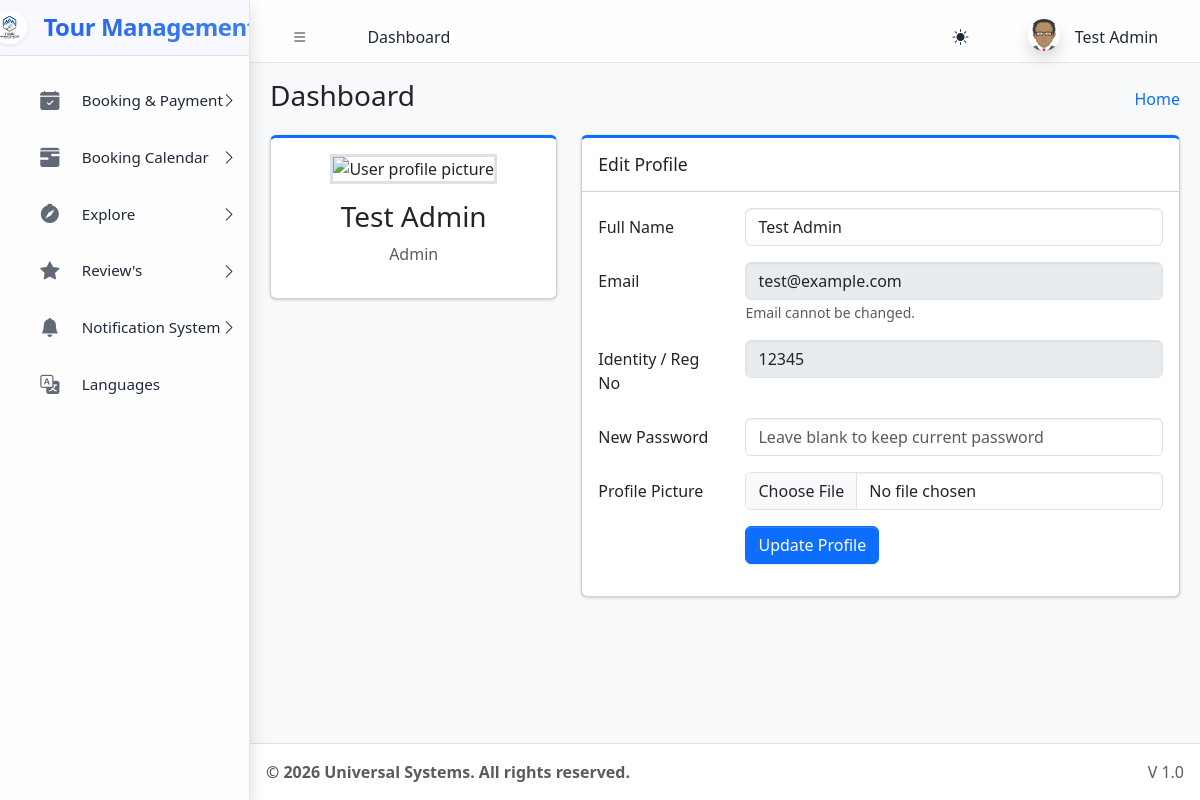
Screenshot of /profile.php (signed in) with the database file from the repository.
### tables this page shows
CREATE TABLE `sys_pages` (
  `id` int(11) NOT NULL,
  `parent_id` int(11) DEFAULT 0,
  `page_name` varchar(100) NOT NULL,
  `page_url` varchar(255) DEFAULT '#',
  `icon_class` varchar(50) DEFAULT 'bi bi-circle',
  `sort_order` int(11) DEFAULT 0
);

CREATE TABLE `users` (
  `id` int(11) NOT NULL,
  `name` varchar(100) NOT NULL,
  `email` varchar(100) NOT NULL,
  `password` varchar(255) NOT NULL,
  `role` varchar(50) NOT NULL,
  `identity_no` varchar(50) DEFAULT NULL,
  `registration_no` varchar(50) DEFAULT NULL,
  `is_active` tinyint(1) DEFAULT 1
);

### profile.php (the view, shortened to what this page needs)
<?php
require_once 'includes/header.php';
$uID = $_SESSION['user_id'];
$stmt = $pdo->prepare("SELECT * FROM users WHERE id = ?");
$stmt->execute([$uID]);
$user = $stmt->fetch();
?>
<div class="row">
    <div class="col-md-4">
        <div class="card card-primary card-outline mb-4">
            <div class="card-body box-profile text-center">
                <div class="mb-3">
                    <img class="profile-user-img img-fluid img-circle border border-3"
                         src="<?= !empty($user['avatar']) ? $user['avatar'] : 'assets/img/default_avatar.png' ?>"
                         alt="User profile picture" style="width: 150px; height: 150px; object-fit: cover;">
                </div>
                <h3 class="profile-username text-center"><?= htmlspecialchars($user['name']) ?></h3>
                <p class="text-muted text-center"><?= ucfirst(str_replace('_', ' ', $user['role'])) ?></p>
            </div>
        </div>
    </div>
    <div class="col-md-8">
        <div class="card card-primary card-outline">
            <div class="card-header">
                <h3 class="card-title">Edit Profile</h3>
            </div>
            <div class="card-body">
                <form class="form-horizontal" method="POST" enctype="multipart/form-data">
                    <div class="mb-3 row">
                        <label class="col-sm-3 col-form-label">Full Name</label>
                        <div class="col-sm-9">
                            <input type="text" class="form-control" name="name" value="<?= htmlspecialchars($user['name']) ?>" required>
                        </div>
                    </div>
                    <div class="mb-3 row">
                        <label class="col-sm-3 col-form-label">Email</label>
                        <div class="col-sm-9">
                            <input type="email" class="form-control" value="<?= htmlspecialchars($user['email']) ?>" disabled readonly>
                            <small class="text-muted">Email cannot be changed.</small>
                        </div>
                    </div>
                    <div class="mb-3 row">
                        <label class="col-sm-3 col-form-label">Identity / Reg No</label>
                        <div class="col-sm-9">
                            <input type="text" class="form-control" value="<?= htmlspecialchars($user['registration_no'] ?? $user['identity_no']) ?>" disabled readonly>
                        </div>
                    </div>
                    <div class="mb-3 row">
                        <label class="col-sm-3 col-form-label">New Password</label>
                        <div class="col-sm-9">
                            <input type="password" class="form-control" name="password" placeholder="Leave blank to keep current password">
                        </div>
                    </div>
                    <div class="mb-3 row">
                        <label class="col-sm-3 col-form-label">Profile Picture</label>
                        <div class="col-sm-9">
                            <input type="file" class="form-control" name="avatar">
                        </div>
                    </div>
                    <div class="mb-3 row">
                        <div class="offset-sm-3 col-sm-9">
                            <button type="submit" class="btn btn-primary">Update Profile</button>
                        </div>
                    </div>
                </form>
            </div>
        </div>
    </div>
</div>
<?php require_once 'includes/footer.php'; ?>

### includes/sidebar.php (shortened to what this page needs)
<aside class="app-sidebar shadow">
    <div class="sidebar-brand">
        <a href="<?= BASE_URL ?>index.php" class="brand-link d-flex align-items-center">
            <img src="<?= BASE_URL ?>assets/img/logo.png" alt="Logo" class="brand-image shadow-sm rounded-circle me-2" style="width: 35px; height: 35px; object-fit: cover;">
            <span class="brand-text h4 mb-0 fw-bold">Tour Management</span>
        </a>
    </div>
    <div class="sidebar-wrapper">
        <nav class="mt-2">
            <ul class="nav sidebar-menu flex-column" data-lte-toggle="treeview" role="menu" data-accordion="false">
                <?php
                function buildMenu($pdo, $parentId = 0, $userRole, $currentUrl)
                {
                    $sql = "
                        SELECT p.* FROM sys_pages p
                        JOIN role_access ra ON p.id = ra.page_id
                        WHERE p.parent_id = ? AND ra.role_key = ?
                        ORDER BY p.sort_order ASC
                    ";
                    $stmt = $pdo->prepare($sql);
                    $stmt->execute([$parentId, $userRole]);
                    $items = $stmt->fetchAll();
                    foreach ($items as $item) {
                        $childStmt = $pdo->prepare("SELECT COUNT(*) FROM sys_pages WHERE parent_id = ?");
                        $childStmt->execute([$item['id']]);
                        $hasChildren = $childStmt->fetchColumn() > 0;
                        $isActive = (strpos($currentUrl, $item['page_url']) !== false && $item['page_url'] !== '#');
                        $menuOpen = $isActive ? 'menu-open' : '';
                        $activeClass = $isActive ? 'active' : '';
                        echo '<li class="nav-item ' . $menuOpen . '">';
                        echo '<a href="' . ($hasChildren ? '#' : BASE_URL . $item['page_url']) . '" class="nav-link ' . $activeClass . '">';
                        echo '<i class="nav-icon ' . $item['icon_class'] . '"></i>';
                        echo '<p>' . htmlspecialchars($item['page_name']);
                        echo '</p></a>';
                        if ($hasChildren) {
                            buildMenu($pdo, $item['id'], $userRole, $currentUrl);
                        }
                        echo '</li>';
                    }
                }
                $base_path = parse_url(BASE_URL, PHP_URL_PATH);
                $cur = substr($_SERVER['SCRIPT_NAME'], strlen($base_path));
                buildMenu($pdo, 0, $_SESSION['role'], $cur);
                ?>
            </ul>
        </nav>
    </div>
</aside>

### includes/header.php (style rules this page uses)
:root { --app-primary-blue: #2563eb; --app-primary-blue-rgb: 37, 99, 235; --app-accent-blue: #3b82f6; --app-sidebar-width: 280px; --app-glass-blur: blur(15px) saturate(180%); }
[data-bs-theme="light"] { --app-sidebar-bg: rgba(255, 255, 255, 0.8); --app-sidebar-text: #1e293b; --app-sidebar-text-rgb: 30, 41, 59; --app-sidebar-border: rgba(0, 0, 0, 0.1); --app-nav-active-bg: rgba(37, 99, 235, 0.1); --app-nav-hover-bg: rgba(0, 0, 0, 0.05); --app-header-bg: rgba(255, 255, 255, 0.8); }
body { transition: background-color 0.3s ease, color 0.3s ease; }
body { top: 0px !important; }

### includes/sidebar.php (style rules this page uses)
.app-sidebar { background: var(--app-sidebar-bg) !important; backdrop-filter: var(--app-glass-blur); -webkit-backdrop-filter: var(--app-glass-blur); border-right: 1px solid var(--app-sidebar-border) !important; transition: all 0.4s cubic-bezier(0.4, 0, 0.2, 1); color: var(--app-sidebar-text) !important; }
.sidebar-brand { background: rgba(var(--app-primary-blue-rgb), 0.03) !important; border-bottom: 1px solid var(--app-sidebar-border) !important; padding: 1.5rem 1rem !important; }
.brand-text { font-weight: 700 !important; letter-spacing: -0.5px; background: linear-gradient(135deg, var(--app-primary-blue) 0%, var(--app-accent-blue) 100%); -webkit-background-clip: text; -webkit-text-fill-color: transparent; }
.nav-link { border-radius: 12px !important; margin: 0.2rem 0.8rem !important; padding: 0.8rem 1rem !important; transition: all 0.3s ease !important; border: 1px solid transparent !important; color: var(--app-sidebar-text) !important; }
.nav-icon { font-size: 1.2rem !important; margin-right: 12px !important; transition: transform 0.3s ease; color: var(--app-sidebar-text); opacity: 0.7; }
.sidebar-menu p { font-weight: 500; font-size: 0.95rem; }

### rows the page displays
sys_pages: page_name "Booking & Payment"
sys_pages: page_name "Booking Calendar"
sys_pages: page_name "Explore"
sys_pages: page_name "Review's"
sys_pages: page_name "Notification System"
sys_pages: page_name "Languages"
users: name "Test Admin", role "Admin", email "test@example.com", registration_no "12345"

### other values shown
$pageTitle "Dashboard"
$_SESSION['name'] "Test Admin"
$settings['footer_text'] "© 2026 Universal Systems. All rights reserved."
